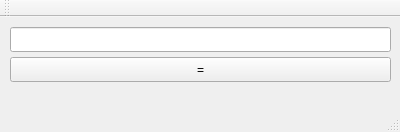
<?xml version="1.0" encoding="UTF-8"?>
<ui version="4.0">
 <class>MainWindow</class>
 <widget class="QMainWindow" name="MainWindow">
  <property name="geometry">
   <rect>
    <x>0</x>
    <y>0</y>
    <width>400</width>
    <height>132</height>
   </rect>
  </property>
  <property name="windowTitle">
   <string>MainWindow</string>
  </property>
  <widget class="QWidget" name="centralWidget">
   <widget class="QLineEdit" name="lineEdit">
    <property name="geometry">
     <rect>
      <x>10</x>
      <y>10</y>
      <width>381</width>
      <height>25</height>
     </rect>
    </property>
   </widget>
   <widget class="QPushButton" name="pushButton">
    <property name="geometry">
     <rect>
      <x>10</x>
      <y>40</y>
      <width>381</width>
      <height>25</height>
     </rect>
    </property>
    <property name="text">
     <string>=</string>
    </property>
   </widget>
  </widget>
  <widget class="QMenuBar" name="menuBar">
   <property name="geometry">
    <rect>
     <x>0</x>
     <y>0</y>
     <width>400</width>
     <height>22</height>
    </rect>
   </property>
  </widget>
  <widget class="QToolBar" name="mainToolBar">
   <attribute name="toolBarArea">
    <enum>TopToolBarArea</enum>
   </attribute>
   <attribute name="toolBarBreak">
    <bool>false</bool>
   </attribute>
  </widget>
  <widget class="QStatusBar" name="statusBar"/>
 </widget>
 <layoutdefault spacing="6" margin="11"/>
 <resources/>
 <connections/>
</ui>
